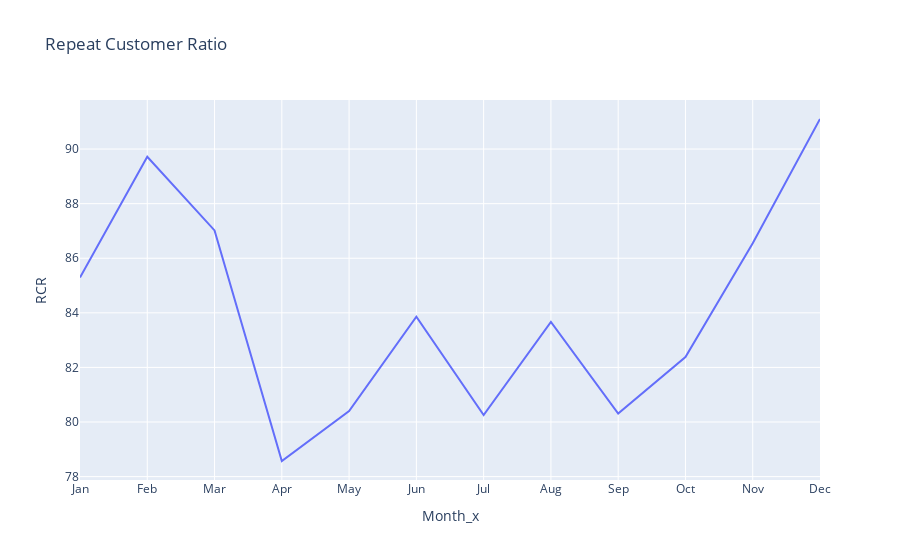

The notebook cell saved with this chart:
### Code cell
import plotly.express as px
fig = px.line(RCR_PER_MONTH, x = 'Month_x',y= 'RCR', title = 'Repeat Customer Ratio')
fig.show()

### Figure 1 — Plotly figure (JSON) as saved in the notebook; plotly's stock layout.template omitted (floating-point values rounded to 4 significant figures)
{"data": [{"hovertemplate": "Month_x=%{x}<br>RCR=%{y}<extra></extra>", "legendgroup": "", "line": {"color": "#636efa", "dash": "solid"}, "marker": {"symbol": "circle"}, "mode": "lines", "name": "", "orientation": "v", "showlegend": false, "type": "scatter", "x": ["Jan", "Feb", "Mar", "Apr", "May", "Jun", "Jul", "Aug", "Sep", "Oct", "Nov", "Dec"], "xaxis": "x", "y": [85.29, 89.72, 87.02, 78.57, 80.4, 83.86, 80.26, 83.67, 80.31, 82.38, 86.55, 91.1], "yaxis": "y"}], "layout": {"legend": {"tracegroupgap": 0}, "title": {"text": "Repeat Customer Ratio"}, "xaxis": {"anchor": "y", "domain": [0, 1], "title": {"text": "Month_x"}}, "yaxis": {"anchor": "x", "domain": [0, 1], "title": {"text": "RCR"}}}}
